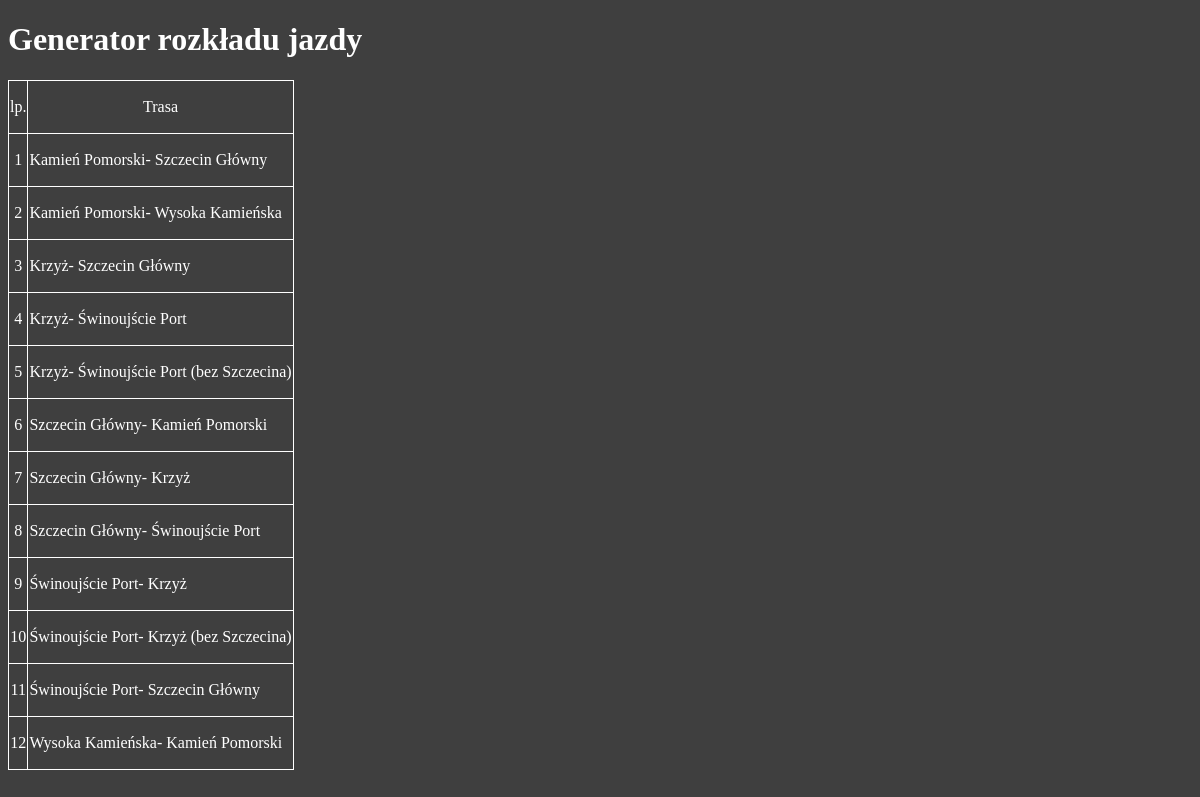
The page / on the database its author committed.
### tables this page shows
CREATE TABLE `trasy` (
  `id_trasy` int(11) NOT NULL,
  `nazwa_trasy` varchar(255) DEFAULT NULL,
  `id_stacji_poczatkowej` int(11) DEFAULT NULL,
  `id_stacji_koncowej` int(11) DEFAULT NULL
);

### index.php (the view, shortened to what this page needs)
<!DOCTYPE html>
<html lang="en">
<head>
</head>
<body>
    <h1> Generator rozkładu jazdy</h1>
    <table>
        <tr><td style="text-align:center">lp.</td><td style="text-align:center">Trasa</td></tr>
        <?php
            $polaczenie = mysqli_connect("localhost", "root", "", "rozklad");
            $sql="SELECT * FROM `trasy` order by nazwa_trasy asc";
            $send=mysqli_query($polaczenie, $sql);
            $x=1;
            while($row=mysqli_fetch_array($send)){
                echo "<tr><td>".$x++."</td><td style='text-align:left;'><a href='rozklad.php?id_trasy=".$row[0]."'>".$row[1]."</a></td></tr>";
            }
        ?>
    </table>
</body>
</html>

### index.php (style rules this page uses)
* { background-color: #3F3F3F; color: white; }
table { border: 1px solid white; border-collapse: collapse; }
td { border: 1px solid white; border-collapse: collapse; height: 50px; text-align: center; }
a { text-decoration: none; color: white; }

### rows shown on the page
trasy: nazwa_trasy "Kamień Pomorski- Szczecin Główny"
trasy: nazwa_trasy "Kamień Pomorski- Wysoka Kamieńska"
trasy: nazwa_trasy "Krzyż- Szczecin Główny"
trasy: nazwa_trasy "Krzyż- Świnoujście Port"
trasy: nazwa_trasy "Krzyż- Świnoujście Port (bez Szczecina)"
trasy: nazwa_trasy "Szczecin Główny- Kamień Pomorski"
trasy: nazwa_trasy "Szczecin Główny- Krzyż"
trasy: nazwa_trasy "Szczecin Główny- Świnoujście Port"
trasy: nazwa_trasy "Świnoujście Port- Krzyż"
trasy: nazwa_trasy "Świnoujście Port- Krzyż (bez Szczecina)"
trasy: nazwa_trasy "Świnoujście Port- Szczecin Główny"
trasy: nazwa_trasy "Wysoka Kamieńska- Kamień Pomorski"
